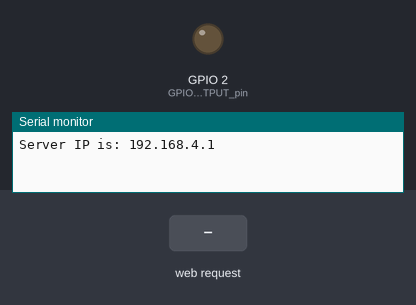
A sketch run on a simulated ESP8266 (NodeMCU). On the bench: output pins drawn as LEDs (lit = HIGH), the last lines printed to the serial monitor. Inputs (shaded band) come from the test bench.

Above: at 1.2 s.
1.3 s: HTTP request GET /OFF received
At 2.7 s:
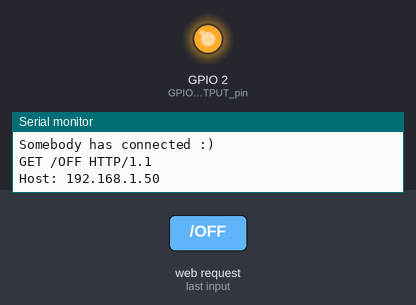
3.8 s: HTTP request GET /ON received
At 5.8 s:
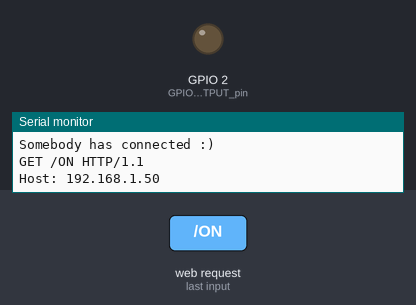
Timing chart, 0 to 7.3 s (numbered marks = the images above; inputs shaded):
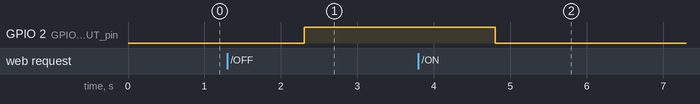

The sketch:

ESP8266AP.ino
```cpp
#include <ESP8266WiFi.h>

WiFiServer server(80); //Initialize the server on Port 80

void setup() {

WiFi.mode(WIFI_AP); //Our ESP8266-12E is an AccessPoint
WiFi.softAP("JESTEM_AP_KAMILA", "12345678"); // Provide the (SSID, password); .
server.begin(); // Start the HTTP Server

Serial.begin(115200); //Start communication between the ESP8266-12E and the monitor window
IPAddress HTTPS_ServerIP= WiFi.softAPIP(); // Obtain the IP of the Server
Serial.print("Server IP is: "); // Print the IP to the monitor window
Serial.println(HTTPS_ServerIP);

pinMode(LED_BUILTIN, OUTPUT); //GPIO16 is an OUTPUT pin;
digitalWrite(LED_BUILTIN, LOW); //Initial state is ON
}

void loop() {
WiFiClient client = server.available();
if (!client) {
return;
}
//Looking under the hood
Serial.println("Somebody has connected :)");

//Read what the browser has sent into a String class and print the request to the monitor
String request = client.readString();
//Looking under the hood
Serial.println(request);

// Handle the Request

if (request.indexOf("/OFF") != -1){
digitalWrite(LED_BUILTIN, HIGH); }
else if (request.indexOf("/ON") != -1){
digitalWrite(LED_BUILTIN, LOW);
}
}
```

Measured:
- after the input at 1.3 s, GPIO 2 (GPIO16_is_an_OUTPUT_pin): LOW → HIGH after 1.0 s
- after the input at 3.8 s, GPIO 2 (GPIO16_is_an_OUTPUT_pin): HIGH → LOW after 1.0 s
